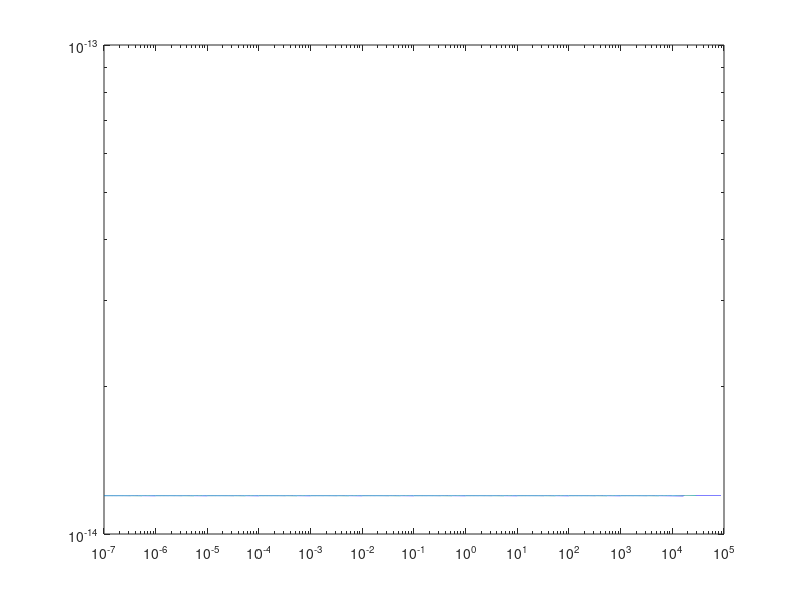

The MATLAB script that drew this image: (Note: this script raises an error after producing the figure.)
clc
clear
format long
% d =1000;
% mp(1000);

eta = [2.1073876854180e-12, 1.8365780986634e-11, 4.7777245228151e-11, 8.5624630300630e-11, 1.3289239111902e-10, 2.0054640049463e-10, 3.0217586807074e-10, 4.5529860118663e-10];
weta = [3.2630674210379e-6, 3.1058837221013e-6, 2.8014247111005e-6, 2.5227064974618e-6, 2.7039982943831e-6, 3.2761422288967e-6, 4.0205002817225e-6, 4.9351231646262e-6];
% eta = mp(eta,d);
% w = mp(w,d);
s_wbt = [4.551547331769476e-10,2.967225833661697e-10,1.69007319959171e-10,7.549432548035814e-12,6.564737578696118e-11];
w_wbt = [4.955235574250308e-6,4.503807233967136e-6, 5.145266724826999e-6, 6.175199783823309e-6, 5.849337004446485e-6];


h = 0.40994422603935795;
tau = 0.192967891816239;
% h = mp(h,d);
% tau = mp(tau,d);

num = -203:86;
% num = mp(num,d);
% w_rest = h./gamma(1/2).*mp(exp((h.*num-tau)/2),d);
% s_rest = mp(exp(h.*num - tau),d);
w_rest = h./gamma(1/2).*exp((h.*num-tau)/2);
s_rest = exp(h.*num - tau);
% s = [eta,s_rest];
% w = [weta,w_rest];
% s_wbt = [s_wbt,s_rest];
% w_wbt = [w_wbt, w_rest];
s = s_rest;
w = w_rest;
%% 
x = [];
for i=-7:3
    x = [x,linspace(10^(i),10^(i+1),1000)];
end
x = [x,linspace(10^(4),10^(5),10000)];
%% 
x = x.';
xx = x.^2;
%% 

sog = exp(-xx*s)*w.';
% sog_wbt = exp(-xx*s_wbt)*w_wbt.';
error = abs(sog-1./x);
% error_wbt = abs(sog_wbt - 1./x);

%% 

rel_beylkin_error = error.*x;
loglog(x,rel_beylkin_error,'r-', 'LineWidth', 2);

%% MR from Beylkin
d = 500;
s = s_rest(1:47);
w = w_rest(1:47);
sog0 = exp(-xx*s)*w.';
loglog(x,sog0);
%% 
s = s;
ww = w;
A = diag(-s);
B = sqrt(mp(abs(ww),d)).';
n = length(s);
% T = (1e10)/2;
P = B*B.';
AA = mp(s.' + s,d);
AAA = AA.^2;
% EA = mp(exp(-T*s),d);
% BT
P = P.*(1)./AA;


% %  w(r) = 1
% P = P.*(1 - EA.'*EA)./AA;

% % w(r) = sqrt(r)
% P = P.*(1 - (EA.'*EA).*(AA*T + 1))./AAA;

% w(r) = r
% AAAA = AA.^3;
% P = P.*(2 - (EA.'*EA).*(AA*T.*(AA*T+2) + 2))./AAAA;

% % w(r) = sqrt(r + 1)
% P = P.*(1 + AA - (EA.'*EA).*(AA*T + AA + 1))./AAA;

% w(r) = 1./sqrt(r + K)
% K = 1e-4;
% EWA = exp(K*AA);
% ggt = expint(AA*(T+K));
% gg0 = expint(AA*(K));
% P = P.*EWA.*(gg0-ggt);

% 分段
% K = 1e+8;
% EKA = mp(exp(-K*s),d);
% P1 = 1e-8*P.*(1 - (EKA.'*EKA).*(AA*K + 1))./AAA;
% EWA = exp(K*AA);
% ETKA = mp(exp(-(T-K)*s),d);
% ggt = expint(AA*(T));
% gg0 = expint(AA*(K));
% P2 = K*P.*(ETKA.'*ETKA) .*(EWA.*(gg0-ggt));
% P = (P1+P2);

%% 
[U,S,V] = svd(P);

At = U.'*A*U;
Bt = U'* B;

%% Rebuild
p = 46;
Ad = At(1:p, 1:p);
Bd = Bt(1:p);

[V,D,W] = eig(Ad);

s_nr = - diag(D);
s_nr = s_nr.'; % new s
s_nr = s_nr;
B_mr = Bd'*V;

w_nr = B_mr.^2;
w_nr = w_nr.'; % new w
% w_nr = w_nr.*mp(exp(mp(1e+1*s_nr.',d)),d);
% filename = sprintf('%s/p_%d_mp.mat', folder, p);
% save(filename, 's_nr', 'w_nr'); % save as high precision

% filename = sprintf('%s/p_%d_double.mat', folder, p);
% s_d = double(s_nr);
% w_d = double(w_nr);
% save(filename, "s_d","w_d");  % save as double

sog1 = exp(mp(-xx*s_nr,d))*w_nr;
% sog0 = exp(mp(-xx*s,d))*w.';
error = abs(sog1- sog0);% alpha = 1
rel_error = error.*x;

loglog(x,rel_error)
xlabel("r")
ylabel("Relative Error")
%% 

loglog(xx,sog0)

%% 
s_new = [s_rest(153:end),s_nr];
w_new = [w_rest(153:end).';w_nr];

s_new = double(s_new);
w_new = double(w_new);

sog_new = exp(-xx*s_new)*w_new;
error = abs(sog_new - 1./x);
rel_error_total = error.*x;

loglog(x,rel_error_total)

% n = 20;
% r_error = zeros(1,20);
% folder = 'nearly_singular_WBT';
% if ~exist(folder, 'dir')
%     mkdir(folder);
% end
% for p = 81:100
%     Ad = At(1:p, 1:p);
%     Bd = Bt(1:p);
% 
%     [V,D,W] = eig(Ad);
% 
%     s_nr = - diag(D);
%     s_nr = s_nr.'; % new s
%     B_mr = Bd'*V;
% 
%     w_nr = B_mr.^2;
%     w_nr = w_nr.'; % new w
%     filename = sprintf('%s/p_%d_mp.mat', folder, p);
%     save(filename, 's_nr', 'w_nr'); % save as high precision
% 
%     filename = sprintf('%s/p_%d_double.mat', folder, p);
%     s_d = double(s_nr);
%     w_d = double(w_nr);
%     save(filename, "s_d","w_d");  % save as double
% 
%     sog1 = mp(exp(mp(-xx*s_nr,d)),d)*w_nr;
%     merror = abs(sog1- 1 ./(x));% alpha = 1
%     rel_error = merror.*x;
%     r_error(p-80) = max(rel_error);% save maximum error
% end

%% 
figure;

% 绘制第一条 loglog 曲线，设置线型和线宽
loglog(x, rel_error_1, 'r-', 'LineWidth', 2);  % 红色实线

% 使用 hold on 保持当前图形，方便继续在同一图内绘图
hold on;

% 绘制第二条曲线
% loglog(x, rel_error_sqrtr, 'b--', 'LineWidth', 2); % 蓝色虚线

% 绘制第三条曲线
loglog(x, rel_error_1sqrtre7, 'g-.', 'LineWidth', 2); % 绿色点划线

% 绘制第三条曲线
loglog(x, rel_error_1sqrtre10, 'p-.', 'LineWidth', 2); % 绿色点划线

% 绘制第三条曲线
loglog(x, rel_error_exp10, 'k--', 'LineWidth', 2); % 绿色点划线

% 添加轴标签、标题以及图例
xlabel('X轴');
ylabel('Relative Error');
legend('w(r)=1', 'w(r)=1/sqrt(r+1e-7)', 'w(r)=1/sqrt(r+1e-10)','w(r)=exp(-5r)', 'Location', 'Best');  % 'Location' 参数可以调整图例在图中的位置

% 如果不再绘制其他内容，记得关闭 hold 状态
hold off;

